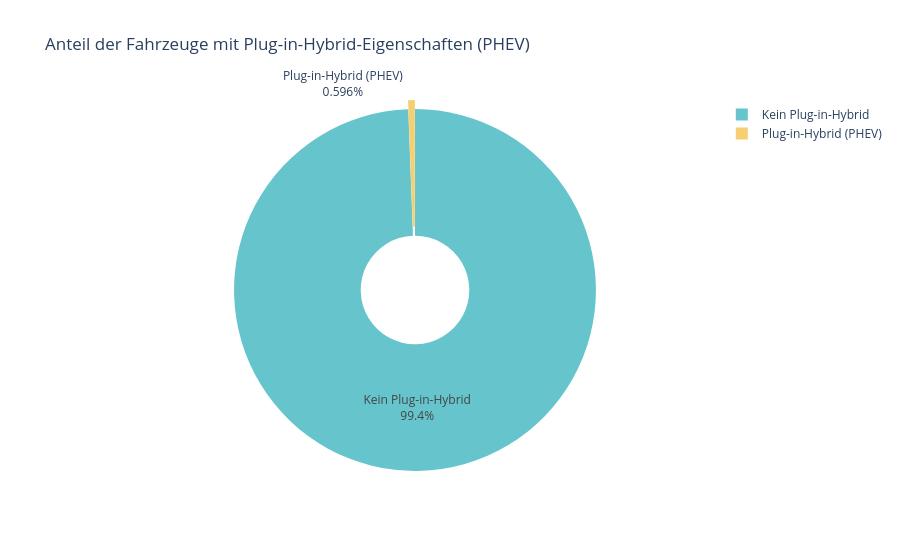

This figure's notebook cell:
### Code cell
# 7. Frage:


# Nur relevante Spalte betrachten
phev_counts = vehicles["PHEV Blended"].dropna()

# Anzahl Fahrzeuge mit PHEV-Eigenschaften
num_phev = (phev_counts > 0).sum()
num_non_phev = (phev_counts == 0).sum()

# Zusammenfassung in DataFrame
phev_summary = {
    "Typ": ["Plug-in-Hybrid (PHEV)", "Kein Plug-in-Hybrid"],
    "Anzahl": [num_phev, num_non_phev]
}


phev_vehicles = pd.DataFrame(phev_summary)


# Kreisdiagramm erstellen
fig = px.pie(
    phev_vehicles,
    names="Typ",
    values="Anzahl",
    title="Anteil der Fahrzeuge mit Plug-in-Hybrid-Eigenschaften (PHEV)",
    hole=0.3,
    color_discrete_sequence=px.colors.qualitative.Pastel
)

fig.update_traces(textinfo='label+percent', pull=[0.05, 0])

fig.show()

### Figure 1 — Plotly figure (JSON) as saved in the notebook; plotly's stock layout.template omitted (floating-point values rounded to 4 significant figures)
{"data": [{"domain": {"x": [0, 1], "y": [0, 1]}, "hole": 0.3, "hovertemplate": "Typ=%{label}<br>Anzahl=%{value}<extra></extra>", "labels": ["Plug-in-Hybrid (PHEV)", "Kein Plug-in-Hybrid"], "legendgroup": "", "name": "", "pull": [0.05, 0], "showlegend": true, "textinfo": "label+percent", "type": "pie", "values": [283, 47240]}], "layout": {"legend": {"tracegroupgap": 0}, "piecolorway": ["rgb(102, 197, 204)", "rgb(246, 207, 113)", "rgb(248, 156, 116)", "rgb(220, 176, 242)", "rgb(135, 197, 95)", "rgb(158, 185, 243)", "rgb(254, 136, 177)", "rgb(201, 219, 116)", "rgb(139, 224, 164)", "rgb(180, 151, 231)", "rgb(179, 179, 179)"], "title": {"text": "Anteil der Fahrzeuge mit Plug-in-Hybrid-Eigenschaften (PHEV)"}}}
